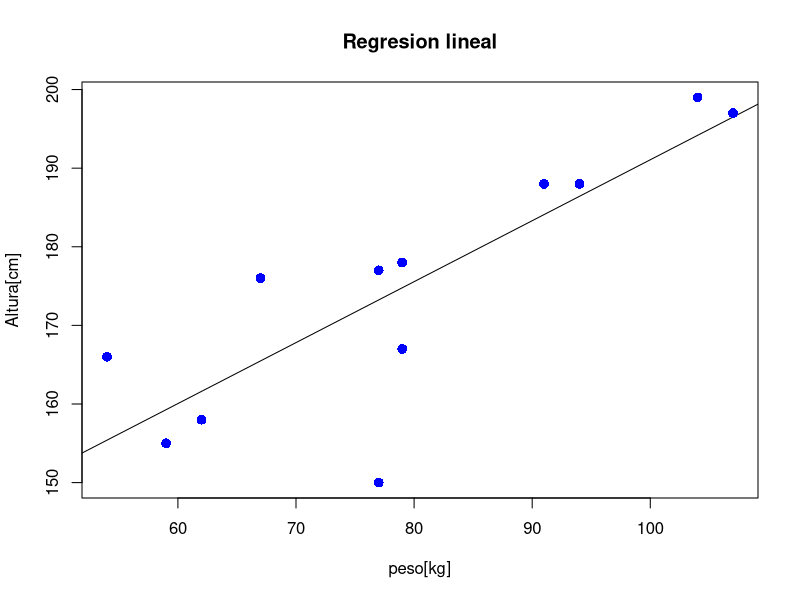

R code for this plot:

# altura en cm
x<-c(158,176,197,167,155,188,178,150,166,177,188,199)

# peso kg
y<-c(62,67,107,79,59,94,79,77,54,77,91,104)

# funcion linear models

relacionz<-lm(y~x)
print(relacionz)
print(summary(relacionz))

nda<-data.frame(x=200)
res<-predict(relacionz,nda)
print(res)

png(file="regression.png")
plot(y,x,col="blue", main = "Regresion lineal",
     abline(lm(x~y)),cex=1.3,pch=16,xlab="peso[kg]",
     ylab = "Altura[cm]")
#abline linea nueva, cex ancho y pch pixeles
dev.off()
